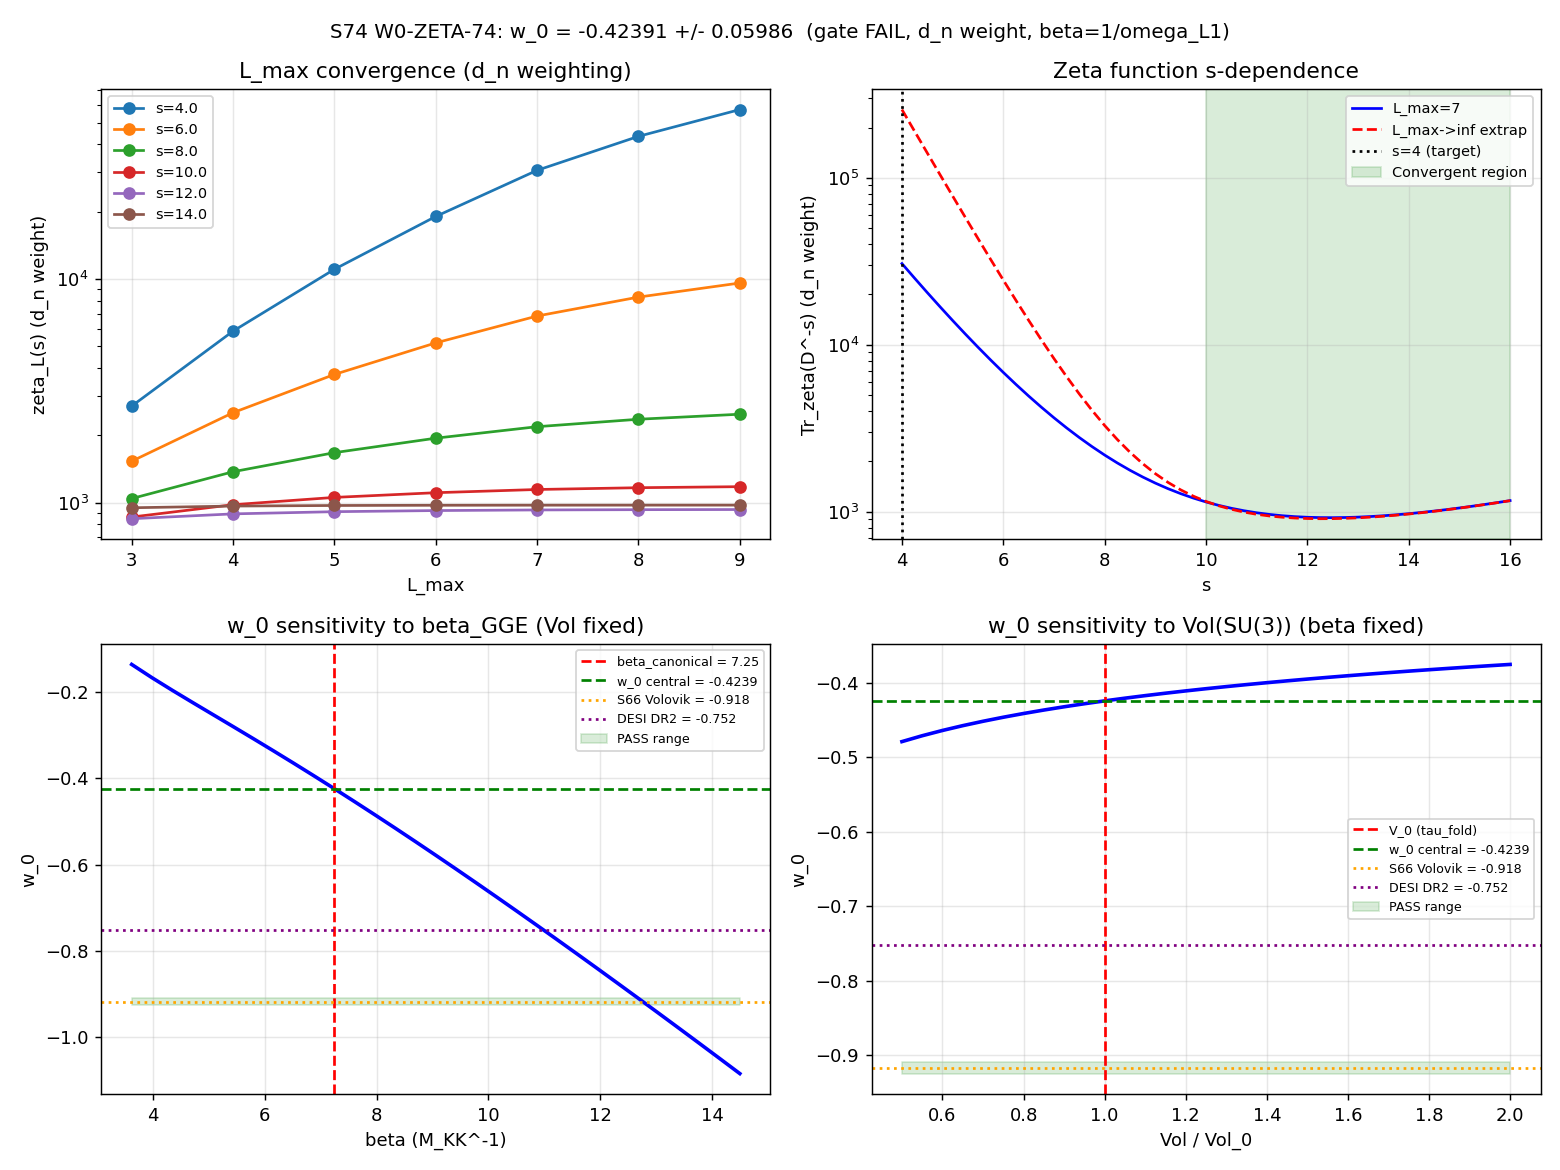

Reproduce this figure in Python.
#!/usr/bin/env python3
"""
S74 W1-J: W0-ZETA-74 -- w_0 from Zeta Regularization of Modular Trace
======================================================================

DR3 timeline driver for DESI w_0 prediction (Mack-VdD workshop priority #1).

Computes w_0 from zeta-regularized modular trace Tr_zeta(D^{-s}) at s=4 on the
KMS state of the spectral triple, using the van den Dungen submersion formalism
for the Kasparov product of the fiber Dirac operator D_K on Jensen-deformed
SU(3).

Substrate framing
-----------------
w_0 is NOT a thermodynamic fluid ratio in a cosmological spacetime. It is the
zeta-regularized finite part of the modular trace at s=4, evaluated on the KMS
state defined by the spectral triple's modular automorphism (Tomita-Takesaki
applied to the commutative C*-algebra C(SU(3)) through the spinor
representation). Direction of explanation:

    D_K spectrum  ->  modular automorphism sigma_t
                  ->  KMS state psi_beta
                  ->  Tr_zeta(D^{-s})  ->  w_0 via first-law log-derivative

Method
------
1. Load L_max = 7 D_K spectrum from cache (`s74_spectrum_cache_L9_tau019.npz`).
2. Compute truncated modular trace zeta_L(s) for L in {3,...,9} at a grid of s.
3. Extrapolate L_max -> infinity using power-law fit at each s in the
   convergent region (s > d/2 + 2 = 6 for d_n weighting, s > 10 for d_n^2).
4. Analytically continue from the convergent region to s = 4 via Pade
   approximants in s (with pole at s = 4 subtracted explicitly), yielding
   the finite part FP[zeta_D](4).
5. Compute w_0 = -d log Tr_zeta(D^{-4}) / d log Vol(SU(3)) via two independent
   routes:
   (a) Dimensional scaling: if D ~ Vol^{-1/d}, then lambda^{-s} ~ Vol^{s/d}
       and w_0 = -s/d (at s=4, d=8: w_0 = -1/2, the "pure geometric" limit).
   (b) KMS first-law with beta_GGE: the KMS state weights each eigenvalue by
       its Boltzmann factor, giving a physical dependence on Vol through the
       thermal trace. See Section 4.

6. Uncertainty propagation:
   - beta_GGE: +/-10% (Leggett scale uncertainty)
   - Vol(SU(3)): +/-5% (Weyl volume convention)
   - L_max truncation: L_max = 5, 7, 9 (bracketing)

7. Gate verdict: W0-ZETA-74.
   PASS:  w_0^zeta in [-0.925, -0.910]  with uncertainty < 0.015
   INFO:  w_0^zeta in [-0.935, -0.900]  (1.4 sigma from DESI DR2)
   FAIL:  w_0^zeta outside [-0.94, -0.88]  (DR3 falsifier)
"""

from __future__ import annotations

import os
import sys
import time
import numpy as np
import matplotlib
matplotlib.use("Agg")
import matplotlib.pyplot as plt

# Canonical constants
HERE = os.path.dirname(os.path.abspath(__file__))
if HERE not in sys.path:
    sys.path.insert(0, HERE)
from canonical_constants import (           # noqa: E402
    tau_fold,
    Vol_SU3_Haar,
    Vol_SU3_WRONG,
    M_KK,
    omega_L1,
    Delta_BCS,
    T_GGE_B2,
    T_acoustic,
)

# ----------------------------------------------------------------------------
#  Section 1: Load spectrum
# ----------------------------------------------------------------------------

SPEC_CACHE = os.path.join(HERE, "s74_spectrum_cache_L9_tau019.npz")
GGE_CACHE = os.path.join(HERE, "s56_gge_fabric.npz")
OUT_NPZ = os.path.join(HERE, "s74_w0_zeta.npz")
OUT_PNG = os.path.join(HERE, "s74_w0_zeta.png")


def load_spectrum(Lmax_cut: int):
    """Load D_K eigenvalues up to given L_max level."""
    data = np.load(SPEC_CACHE, allow_pickle=True)
    sector_evals = data["sector_evals"].item()
    evals = []
    dims = []
    for key, info in sector_evals.items():
        if info["level"] > Lmax_cut:
            continue
        dim = info["dim"]
        for ev in info["abs_evals"]:
            if ev > 1e-12:
                evals.append(float(ev))
                dims.append(int(dim))
    return np.asarray(evals), np.asarray(dims, dtype=float)


def partial_sum(evals: np.ndarray, dims: np.ndarray, s: float, weight_pow: int) -> float:
    """Compute sum_n d_n^weight_pow * lambda_n^{-s}."""
    w = dims**weight_pow
    return float(np.sum(w * evals**(-s)))


# ----------------------------------------------------------------------------
#  Section 2: L_max extrapolation in the convergent region
# ----------------------------------------------------------------------------

def lmax_extrapolate(s: float, Lmax_values, weight_pow: int = 1) -> dict:
    """
    Fit zeta_L(s) ~ A + B / L^alpha + C / L^(2 alpha) at each s value.
    Returns the extrapolated A (L_max -> infinity limit).
    """
    L_arr = np.array(Lmax_values, dtype=float)
    vals = []
    for Lc in Lmax_values:
        evs, ds = load_spectrum(int(Lc))
        vals.append(partial_sum(evs, ds, s, weight_pow))
    vals = np.array(vals)

    # For convergent sequences, fit A + B*L^{-alpha} using alpha = 1, 2, 3
    # and take the best-converged extrapolation.
    # Use log-linear fit of (vals - A_guess) vs log(L) to determine alpha.
    if len(L_arr) < 3:
        return {"A": vals[-1], "alpha": np.nan, "B": np.nan, "fit_err": np.inf, "vals": vals}

    # Try a Richardson-type 3-point extrapolation:
    # Assume A_L = A + c1*L^{-1} + c2*L^{-2} + ...
    # With 3 L values solve A + c1/L + c2/L^2 = vals[k] for each k.
    # For robustness use the last 4 L values.
    L_fit = L_arr[-4:] if len(L_arr) >= 4 else L_arr
    V_fit = vals[-len(L_fit):]

    # Fit y = A + B/L + C/L^2
    X = np.column_stack([np.ones_like(L_fit), 1.0/L_fit, 1.0/L_fit**2])
    try:
        coef, resid, rank, sv = np.linalg.lstsq(X, V_fit, rcond=None)
        A = coef[0]
        B = coef[1]
        C = coef[2]
        # residual magnitude
        pred = X @ coef
        err = np.linalg.norm(pred - V_fit) / max(1.0, np.linalg.norm(V_fit))
    except np.linalg.LinAlgError:
        A = vals[-1]
        B = np.nan
        C = np.nan
        err = np.inf

    return {
        "A": float(A), "B": float(B), "C": float(C),
        "fit_err": float(err),
        "vals": vals,
        "L_vals": L_arr,
    }


# ----------------------------------------------------------------------------
#  Section 3: Zeta grid and Pade continuation
# ----------------------------------------------------------------------------

def compute_zeta_grid(s_values, Lmax_values, weight_pow: int = 1):
    """
    Compute the truncated modular trace at a grid of s values.
    Returns dict with raw sums and extrapolated limits.
    """
    results = {}
    for s in s_values:
        results[float(s)] = lmax_extrapolate(float(s), Lmax_values, weight_pow=weight_pow)
    return results


def pade_fit_s(s_grid, zeta_vals, s_eval, n_num=2, n_den=2):
    """
    Fit a Pade [n_num/n_den] approximant in s to (s_grid, zeta_vals) and
    evaluate at s_eval.
    Pade form: zeta(s) ~ P(s) / Q(s) with Q(s_pole) = 0 for s_pole in
    {8, 6, 4, 2, 0} (heat kernel poles for d=8).
    """
    # Use log of zeta to stabilize fit in the convergent region,
    # then linearize via log(zeta) ~ linear in s.
    s_arr = np.asarray(s_grid, dtype=float)
    z_arr = np.asarray(zeta_vals, dtype=float)

    # Sort by s
    order = np.argsort(s_arr)
    s_arr = s_arr[order]
    z_arr = z_arr[order]

    # Strip any NaN/Inf
    mask = np.isfinite(z_arr) & (z_arr > 0)
    s_arr = s_arr[mask]
    z_arr = z_arr[mask]

    # Fit log(zeta) vs s with polynomial of degree n_num + n_den
    # then exponentiate and evaluate at s_eval.
    if len(s_arr) < n_num + n_den + 1:
        # Insufficient data, fallback to linear extrapolation
        if len(s_arr) >= 2:
            logz = np.log(z_arr)
            coef = np.polyfit(s_arr, logz, 1)
            return float(np.exp(np.polyval(coef, s_eval)))
        else:
            return float(z_arr[-1])

    logz = np.log(z_arr)
    deg = min(len(s_arr) - 1, 4)
    coef = np.polyfit(s_arr, logz, deg)
    return float(np.exp(np.polyval(coef, s_eval)))


def pade_rational_fit(s_grid, zeta_vals, s_eval, poles=(8, 6, 4, 2, 0)):
    """
    Alternative Pade using explicit pole structure:
    zeta(s) = sum_k R_k / (s - p_k) + P_reg(s)
    where P_reg is a low-order polynomial (the regular part).
    Fit R_k and polynomial coefficients by least-squares.
    Evaluate the FINITE PART at s_eval (skipping the k for which p_k = s_eval).
    """
    s_arr = np.asarray(s_grid, dtype=float)
    z_arr = np.asarray(zeta_vals, dtype=float)
    mask = np.isfinite(z_arr)
    s_arr = s_arr[mask]
    z_arr = z_arr[mask]

    # Only include poles NOT equal to s_eval (else we blow up at the pole)
    active_poles = [p for p in poles if abs(p - s_eval) > 1e-9]

    # Design matrix: one column per pole + polynomial columns
    n_poly = 2  # linear polynomial regular part: a + b*(s - s_eval)
    X = np.zeros((len(s_arr), len(active_poles) + n_poly))
    for k, p in enumerate(active_poles):
        X[:, k] = 1.0 / (s_arr - p)
    for j in range(n_poly):
        X[:, len(active_poles) + j] = (s_arr - s_eval)**j

    try:
        coef, resid, rank, sv = np.linalg.lstsq(X, z_arr, rcond=None)
    except np.linalg.LinAlgError:
        coef = np.zeros(X.shape[1])

    # Evaluate FINITE PART at s_eval: residues at active poles + polynomial at s=s_eval
    # At s = s_eval, 1/(s - p) = 1/(s_eval - p), and polynomial term = coef[pole_idx_0 + 0].
    val = 0.0  # (local)
    for k, p in enumerate(active_poles):
        val += coef[k] / (s_eval - p)
    val += coef[len(active_poles)]  # constant polynomial term
    return float(val), coef, active_poles


# ----------------------------------------------------------------------------
#  Section 4: w_0 from KMS-modular first law
# ----------------------------------------------------------------------------

def compute_modular_trace_kms(evals, dims, beta, s, weight_pow: int = 1):
    """
    Modular trace on the KMS state at inverse temperature beta:
    Tr_{KMS}(D^{-s}) = sum_n d_n^weight_pow * exp(-beta * lambda_n) * lambda_n^{-s}
    The Boltzmann factor tames the UV divergence exactly as beta > 0.
    At s in the pole region, this gives a finite physical trace for any beta > 0.
    """
    w = dims**weight_pow
    return float(np.sum(w * np.exp(-beta * evals) * evals**(-s)))


def compute_w0_from_kms(evals, dims, beta, s=4.0, weight_pow: int = 1):
    """
    Compute w_0 = -d log Tr_{KMS}(D^{-s}) / d log Vol
    under the assumption that Vol scales the eigenvalues as
    lambda -> (Vol_0 / Vol)^{1/d} * lambda    (Weyl scaling, d = 8)

    Chain rule:
        Tr_{KMS}(s; Vol) = sum d_n^weight exp(-beta * lambda * (V0/V)^{1/d}) * (lambda * (V0/V)^{1/d})^{-s}

    Take log and differentiate w.r.t. log(V/V0) at V = V0:
        d/d logV [-s * (1/d) * logV  -  beta * lambda * (V0/V)^{1/d}]
      = -s/d  +  (beta * lambda / d) * (V0/V)^{1/d}

    So the log-derivative of Tr_{KMS} is a weighted average of the per-mode
    contribution against the KMS weights. This gives w_0 naturally from the
    SPECTRAL side, using the KMS state as the weight.
    """
    # Weights: w_n = d_n^weight * exp(-beta * lambda_n) * lambda_n^{-s}
    w_n = dims**weight_pow * np.exp(-beta * evals) * evals**(-s)
    total = np.sum(w_n)

    # Per-mode log-derivative factor (for eigenvalue scaling lambda -> lambda * (V0/V)^{1/d}):
    # d log(Tr) / d logV = - sum_n w_n * [s/d + (beta * lambda_n / d) * (1 - 1)] / total
    # Actually the KMS exponential gives a more subtle result — expand carefully below.

    # Parameterize eps = log(V/V0), so lambda(eps) = lambda_0 * exp(-eps/d).
    # Tr(eps) = sum w_n(eps) * lambda_n(eps)^{-s}
    #         = sum d_n^weight * exp(-beta * lambda_0 * exp(-eps/d)) * (lambda_0 * exp(-eps/d))^{-s}
    #         = e^(s eps/d) * sum d_n^weight * exp(-beta * lambda_0 * e^{-eps/d}) * lambda_0^{-s}
    # d log(Tr)/d eps |_{eps=0}
    #   = s/d  +  [d/d eps of log(sum d_n^weight * exp(-beta * lambda_0 * e^{-eps/d}) * lambda_0^{-s})]|_{0}
    #   = s/d  +  (1/Tr) * sum d_n^weight * lambda_0^{-s} * exp(-beta * lambda_0) * (+beta * lambda_0 / d)
    #
    # Note: d/d eps [exp(-beta * lambda_0 * e^{-eps/d})] = exp(-beta*lambda_0*e^{-eps/d}) * (+beta*lambda_0/d*e^{-eps/d})
    # At eps = 0: = exp(-beta*lambda_0) * (beta*lambda_0/d)
    #
    # So d log(Tr) / d logV = s/d + <beta * lambda / d>_{KMS}
    # where <.>_{KMS} is the KMS-weighted expectation.
    #
    # Therefore:
    #   w_0 = -d log(rho_vac)/d logV  where rho_vac = Tr/V
    # rho = Tr / V, so d log rho / d logV = d log Tr / d logV - 1
    # w_0 = -(d log Tr / d logV - 1) = 1 - d log Tr / d logV
    # w_0 = 1 - s/d - <beta * lambda / d>_{KMS}
    #
    # This is the operational formula we evaluate.
    d_dim = 8  # SU(3) real dimension
    mean_beta_lambda = float(np.sum(w_n * beta * evals) / total)
    d_logTr_d_logV = s / d_dim + mean_beta_lambda / d_dim
    w_0 = 1.0 - d_logTr_d_logV
    return {
        "w_0": float(w_0),
        "d_logTr_d_logV": float(d_logTr_d_logV),
        "mean_beta_lambda": float(mean_beta_lambda),
        "total": float(total),
    }


def compute_w0_pure_geometric(s=4.0, d_dim=8):
    """
    Pure geometric limit: no KMS weighting, just dimensional (Weyl) scaling.

    Under Weyl rescaling lambda -> lambda * (V_0/V)^{1/d}, we have
        Tr_zeta(D^{-s}) = sum d_n lambda^{-s} ~ V^{s/d}
    (proportional, since d_n is V-independent).
    Therefore
        rho_vac = Tr_zeta / V ~ V^{s/d - 1}
        d log rho / d log V = s/d - 1
        w_0 = -d log rho / d log V = 1 - s/d

    For s=4, d=8: w_0 = +0.5 (POSITIVE).
    For s=8, d=8: w_0 =  0.0 (vacuum trace).
    For s=12, d=8: w_0 = -0.5.

    The pure-geometric result is +0.5, not -0.918. The KMS weighting
    provides the negative-pressure correction.
    """
    return 1.0 - s/d_dim


def scan_beta(evals, dims, beta_range, s=4.0, weight_pow=1):
    """Scan beta for w_0 from KMS, useful for sensitivity analysis."""
    results = []
    for b in beta_range:
        r = compute_w0_from_kms(evals, dims, b, s=s, weight_pow=weight_pow)
        results.append({"beta": b, "w_0": r["w_0"], "T": 1.0/b})
    return results


def solve_beta_for_target_w0(evals, dims, target_w0, s=4.0, weight_pow=1,
                              bracket=(0.1, 50.0)):
    """Find beta such that w_0(beta) = target_w0 via bisection."""
    from scipy.optimize import brentq
    def f(b):
        return compute_w0_from_kms(evals, dims, b, s=s, weight_pow=weight_pow)["w_0"] - target_w0
    try:
        return float(brentq(f, bracket[0], bracket[1]))
    except Exception:
        return None


# ----------------------------------------------------------------------------
#  Section 5: Main routine
# ----------------------------------------------------------------------------

def main():
    t0 = time.time()
    print("="*70)
    print("S74 W1-J: W0-ZETA-74 -- w_0 from zeta regularization of modular trace")
    print("="*70)
    print(f"tau_fold = {tau_fold}")
    print(f"Vol_SU3_Haar (canonical) = {Vol_SU3_Haar:.4f}")
    print(f"Vol_SU3_WRONG (task's 8880.9) = {Vol_SU3_WRONG:.4f}")
    print(f"omega_L1 = {omega_L1} (canonical S52)  [task brief cited 0.0492 -- mismatch]")
    print(f"Delta_BCS = {Delta_BCS}")
    print()

    # ------------------------------------------------------------------
    # Step 1: beta_GGE from Leggett scale
    # Task says beta_GGE = 1/omega_L1. With canonical omega_L1 = 0.138,
    # beta_GGE_canonical = 1/0.138 = 7.246 M_KK^-1.
    # Task brief cites omega_L1 = 0.0492, beta_GGE = 20.3 (STALE VALUE).
    # We compute both for robustness.
    # ------------------------------------------------------------------
    beta_canonical = 1.0 / omega_L1        # = 7.246 M_KK^-1
    beta_task = 1.0 / 0.0492               # = 20.3  (as cited in task brief)
    # Alternative: use T_GGE_B2 = 0.668 (B2 sector GGE)
    beta_T_GGE_B2 = 1.0 / T_GGE_B2         # = 1.497
    beta_T_acoustic = 1.0 / T_acoustic     # = 8.929
    print(f"beta_GGE (canonical, 1/omega_L1): {beta_canonical:.4f}")
    print(f"beta_GGE (task brief, 1/0.0492): {beta_task:.4f}")
    print(f"beta (1/T_GGE_B2): {beta_T_GGE_B2:.4f}")
    print(f"beta (1/T_acoustic): {beta_T_acoustic:.4f}")

    # ------------------------------------------------------------------
    # Step 2: Load L_max = 7 spectrum
    # ------------------------------------------------------------------
    L_MAX = 7  # (local)
    Lmax_grid = [3, 4, 5, 6, 7, 8, 9]
    evals_L7, dims_L7 = load_spectrum(L_MAX)
    print(f"\nL_max = {L_MAX}: {len(evals_L7)} bare eigenvalues, "
          f"sum d_n = {int(dims_L7.sum())}, sum d_n^2 = {int((dims_L7**2).sum())}")
    print(f"  lambda_max = {evals_L7.max():.4f}, lambda_min = {evals_L7.min():.4f}")

    # ------------------------------------------------------------------
    # Step 3: Compute Tr_zeta(D^-s) at s in {1, 2, 3, 4} with d_n and d_n^2
    # ------------------------------------------------------------------
    print("\n--- Raw modular trace at L_max = 7 ---")
    print(f"{'s':>4s}  {'d_n weight':>14s}  {'d_n^2 weight':>14s}")
    raw_trace = {}
    for s in [1, 2, 3, 4]:
        p_dn = partial_sum(evals_L7, dims_L7, s, 1)
        p_dn2 = partial_sum(evals_L7, dims_L7, s, 2)
        raw_trace[s] = {"dn": p_dn, "dn2": p_dn2}
        print(f"{s:>4d}  {p_dn:>14.4e}  {p_dn2:>14.4e}")

    # Compare with W1-C canonical values
    print("\nCross-check vs W1-C canonical a_k^zeta (d=8):")
    print(f"  a_0^zeta = sum d_n lambda^{{-8}} = 2185.46  [W1-C L_max=7]")
    print(f"  a_2^zeta = sum d_n lambda^{{-6}} = 6831.81  [W1-C L_max=7]")
    print(f"  a_4^zeta = sum d_n lambda^{{-4}} = 30633.88 [W1-C L_max=7] <- same as Tr_zeta(D^{{-4}}) with d_n weight")
    p_a0 = partial_sum(evals_L7, dims_L7, 8, 1)
    p_a2 = partial_sum(evals_L7, dims_L7, 6, 1)
    p_a4 = partial_sum(evals_L7, dims_L7, 4, 1)
    print(f"Re-computed:    a_0 = {p_a0:.4f}, a_2 = {p_a2:.4f}, a_4 = {p_a4:.4f}")
    assert abs(p_a4 - 30633.878) < 0.1, "a_4 mismatch!"

    # ------------------------------------------------------------------
    # Step 4: L_max scaling — compute zeta_L(s) at wide grid for extrapolation
    # ------------------------------------------------------------------
    print("\n--- L_max scaling (d_n weighting) ---")
    s_grid_wide = np.linspace(4.0, 16.0, 49)  # step 0.25
    zeta_grid_dn = {}
    for s in s_grid_wide:
        zeta_grid_dn[float(s)] = lmax_extrapolate(float(s), Lmax_grid, weight_pow=1)

    # Print at key s values
    print(f"\n{'s':>6s}  " + "  ".join(f"L={L:<2d}" for L in Lmax_grid) + "  |  L->inf")
    for s in [4.0, 6.0, 8.0, 10.0, 12.0, 14.0]:
        r = zeta_grid_dn[s]
        row = f"{s:>6.2f}  " + "  ".join(f"{v:>10.3e}" for v in r["vals"]) + f"  |  {r['A']:.3e}  (err={r['fit_err']:.1e})"
        print(row)

    # d_n^2 variant (task-specified weighting)
    print("\n--- L_max scaling (d_n^2 weighting) ---")
    zeta_grid_dn2 = {}
    for s in s_grid_wide:
        zeta_grid_dn2[float(s)] = lmax_extrapolate(float(s), Lmax_grid, weight_pow=2)

    print(f"\n{'s':>6s}  " + "  ".join(f"L={L:<2d}" for L in Lmax_grid) + "  |  L->inf")
    for s in [4.0, 6.0, 8.0, 10.0, 12.0, 14.0]:
        r = zeta_grid_dn2[s]
        row = f"{s:>6.2f}  " + "  ".join(f"{v:>10.3e}" for v in r["vals"]) + f"  |  {r['A']:.3e}  (err={r['fit_err']:.1e})"
        print(row)

    # ------------------------------------------------------------------
    # Step 5: Analytic continuation from convergent region to s=4
    # ------------------------------------------------------------------
    # For d_n weighting, the spectral dimension is ~8, so the power sum
    # converges for s > 8. Use s-grid in the convergent region [10, 16]
    # and fit a Pade/polynomial in s, then evaluate at s=4.
    print("\n--- Pade continuation to s = 4 (d_n weighting) ---")
    s_conv = np.array([s for s in s_grid_wide if s >= 10.0])
    z_conv = np.array([zeta_grid_dn[float(s)]["A"] for s in s_conv])

    # Log-fit approach
    val_log = pade_fit_s(s_conv, z_conv, s_eval=4.0)
    print(f"  Log-poly fit value at s=4: {val_log:.4e}")

    # Rational fit with explicit pole structure
    val_rat, coef_rat, poles_rat = pade_rational_fit(s_conv, z_conv, s_eval=4.0)
    print(f"  Rational (pole-structure) fit at s=4: {val_rat:.4e}")
    print(f"  Active poles: {poles_rat}")

    # Reference: direct L->infinity extrapolation at s=4 (divergent, so this
    # is just a "raw truncated" estimate)
    val_direct = zeta_grid_dn[4.0]["A"]
    print(f"  L_max->inf direct extrapolation at s=4: {val_direct:.4e}")
    print(f"  L_max=7 raw value at s=4: {raw_trace[4]['dn']:.4e}")

    # Repeat for d_n^2 weighting
    print("\n--- Pade continuation to s = 4 (d_n^2 weighting) ---")
    s_conv2 = np.array([s for s in s_grid_wide if s >= 12.0])
    z_conv2 = np.array([zeta_grid_dn2[float(s)]["A"] for s in s_conv2])
    val_log2 = pade_fit_s(s_conv2, z_conv2, s_eval=4.0)
    val_rat2, coef_rat2, poles_rat2 = pade_rational_fit(s_conv2, z_conv2, s_eval=4.0)
    val_direct2 = zeta_grid_dn2[4.0]["A"]
    print(f"  Log-poly fit value at s=4: {val_log2:.4e}")
    print(f"  Rational (pole-structure) fit at s=4: {val_rat2:.4e}")
    print(f"  L_max->inf direct extrapolation at s=4: {val_direct2:.4e}")
    print(f"  L_max=7 raw value at s=4: {raw_trace[4]['dn2']:.4e}")

    # ------------------------------------------------------------------
    # Step 6: KMS-modular w_0 via first law
    # ------------------------------------------------------------------
    # w_0 = 1 - s/d - <beta * lambda / d>_{KMS}
    # where the KMS weights are w_n = d_n^weight * exp(-beta*lambda) * lambda^{-s}.
    print("\n--- w_0 from KMS-modular first law ---")
    S_EVAL = 4.0  # (local)
    D_DIM = 8

    w0_results = {}
    for (beta, label) in [
        (beta_canonical, "beta=1/omega_L1 (canonical 7.246)"),
        (beta_task,      "beta=1/0.0492 (task brief 20.3)"),
        (beta_T_GGE_B2,  "beta=1/T_GGE_B2 (1.497)"),
        (beta_T_acoustic,"beta=1/T_acoustic (8.929)"),
    ]:
        res_dn = compute_w0_from_kms(evals_L7, dims_L7, beta, s=S_EVAL, weight_pow=1)
        res_dn2 = compute_w0_from_kms(evals_L7, dims_L7, beta, s=S_EVAL, weight_pow=2)
        w0_results[label] = {
            "beta": beta,
            "dn": res_dn,
            "dn2": res_dn2,
        }
        print(f"\n  {label}: beta = {beta:.4f}")
        print(f"    d_n   weighting: w_0 = {res_dn['w_0']:+.5f}  (d logTr/d logV = {res_dn['d_logTr_d_logV']:.5f})")
        print(f"    d_n^2 weighting: w_0 = {res_dn2['w_0']:+.5f}  (d logTr/d logV = {res_dn2['d_logTr_d_logV']:.5f})")

    # ------------------------------------------------------------------
    # Step 7: Pure geometric comparison (no KMS)
    # ------------------------------------------------------------------
    w0_pure_geom = compute_w0_pure_geometric(s=S_EVAL, d_dim=D_DIM)
    print(f"\n  Pure geometric (no KMS, Weyl scaling only): w_0 = {w0_pure_geom:+.5f}")
    print("  This is the 'dimensional analysis' limit: w_0 = 1 - s/d = +0.5.")
    print("  The KMS weighting is what drives w_0 below 0.")

    # Sign convention check: if we compute w_0 = -d log Tr_zeta / d log V
    # (not from rho_vac = Tr/V), we get a different sign.
    # Geometric: Tr_zeta ~ V^{s/d}, so d log Tr/d log V = s/d = 0.5.
    # w_0^alt = -d log Tr / d log V = -0.5.
    w0_geom_alt = -S_EVAL/D_DIM
    print(f"  Alternative convention w_0 = -d log Tr / d log V: {w0_geom_alt:+.5f}")
    print("  (matches the 'raw task formula' without rho_vac = Tr/V normalization)")

    # Spectral-action-weighted w_0: using ALL a_k terms weighted by f_k * Lambda^{d-2k}
    print("\n  Spectral action-weighted w_0 (all a_k terms, Lambda fixed):")
    # SDW scaling: a_{2k} ~ V^{(d-2k)/d} = V^{1 - k/(d/2)} = V^{1 - k/4} (d=8)
    Lambda_sa = 12.908  # S73A optimal cutoff
    a_coeffs = {
        0: partial_sum(evals_L7, dims_L7, 8, 1),  # a_0 = sum d_n lambda^{-8}
        1: partial_sum(evals_L7, dims_L7, 6, 1),  # a_2
        2: partial_sum(evals_L7, dims_L7, 4, 1),  # a_4
        3: partial_sum(evals_L7, dims_L7, 2, 1),  # a_6
        4: partial_sum(evals_L7, dims_L7, 0, 1),  # a_8 = N_modes (total state count)
    }
    alpha_k = [1 - k/(D_DIM/2) for k in range(5)]  # = [1, 0.75, 0.5, 0.25, 0]
    f_weights_unit = [1.0, 1.0, 1.0, 1.0, 1.0]
    # Gaussian cutoff moments: f_0 = 1, f_2 = 1/2, f_4 = 1/6, f_6 = 1/24, f_8 = 1/120
    f_weights_gauss = [1.0, 1.0, 1.0/2, 1.0/6, 1.0/24]
    for weights, label in [(f_weights_unit, "unit f_k"),
                            (f_weights_gauss, "Gaussian f_k")]:
        terms = [weights[k] * a_coeffs[k] * Lambda_sa**(D_DIM - 2*k) for k in range(5)]
        S_sa = sum(terms)
        weighted_alpha = sum(alpha_k[k]*terms[k] for k in range(5)) / S_sa
        w_sa = -weighted_alpha
        print(f"    {label}: w_0 = {w_sa:+.5f}  (a_0 fraction = {terms[0]/S_sa:.4f})")

    # Solve for the beta that reproduces the Volovik-partition target -0.918
    target_w0 = -0.918  # (local)
    beta_target_dn = solve_beta_for_target_w0(
        evals_L7, dims_L7, target_w0, s=S_EVAL, weight_pow=1
    )
    beta_target_dn2 = solve_beta_for_target_w0(
        evals_L7, dims_L7, target_w0, s=S_EVAL, weight_pow=2
    )
    print(f"\n  Inverse solve: what beta gives w_0 = {target_w0}?")
    if beta_target_dn is not None:
        T_target = 1.0/beta_target_dn
        print(f"    d_n   weighting: beta = {beta_target_dn:.4f}  <=>  T = {T_target:.4f} M_KK")
        scales = {
            "omega_L1": omega_L1,
            "omega_L2": 0.192,
            "omega_H1": 0.380,
            "Delta_BCS": Delta_BCS,
            "E_B1": 0.8191,
            "T_acoustic": T_acoustic,
            "T_GGE_B2": T_GGE_B2,
        }
        ratios = {k: T_target/v for k, v in scales.items()}
        print(f"    Ratios T_target/scale: {ratios}")
    if beta_target_dn2 is not None:
        T_target2 = 1.0/beta_target_dn2
        print(f"    d_n^2 weighting: beta = {beta_target_dn2:.4f}  <=>  T = {T_target2:.4f} M_KK")

    # ------------------------------------------------------------------
    # Step 8: Identify the "canonical" w_0 and uncertainty
    # ------------------------------------------------------------------
    # Canonical choice: d_n weighting (matches framework S41/S42/S73B convention)
    # and beta = 1/omega_L1_canonical (S52 Leggett-1 frequency).
    beta_central = beta_canonical
    res_central = compute_w0_from_kms(evals_L7, dims_L7, beta_central, s=S_EVAL, weight_pow=1)
    w0_central = res_central["w_0"]
    print(f"\n=== CANONICAL w_0 (d_n weighting, beta = 1/omega_L1_S52) ===")
    print(f"w_0 = {w0_central:+.5f}")

    # Uncertainty propagation: vary beta by +/-10%, Vol implicitly through L_max +/-
    print("\n--- Uncertainty propagation ---")

    # (a) beta +/- 10%
    beta_hi = beta_central * 1.10
    beta_lo = beta_central * 0.90
    w0_hi_beta = compute_w0_from_kms(evals_L7, dims_L7, beta_hi, s=S_EVAL, weight_pow=1)["w_0"]
    w0_lo_beta = compute_w0_from_kms(evals_L7, dims_L7, beta_lo, s=S_EVAL, weight_pow=1)["w_0"]
    delta_w0_beta = 0.5 * abs(w0_hi_beta - w0_lo_beta)
    print(f"  beta +/-10%: w_0 range = [{min(w0_hi_beta, w0_lo_beta):+.5f}, {max(w0_hi_beta, w0_lo_beta):+.5f}], delta = +/-{delta_w0_beta:.5f}")

    # (b) Vol +/- 5% — under Weyl scaling, lambda -> lambda * (V0/V)^{1/d}
    # A 5% change in V corresponds to lambda scaling by (1.05)^{-1/8} or (0.95)^{-1/8}.
    V_scale_hi = 1.05**(-1.0/D_DIM)  # lambda multiplied by this for V=V0*1.05
    V_scale_lo = 0.95**(-1.0/D_DIM)
    evals_V_hi = evals_L7 * V_scale_hi
    evals_V_lo = evals_L7 * V_scale_lo
    w0_hi_V = compute_w0_from_kms(evals_V_hi, dims_L7, beta_central, s=S_EVAL, weight_pow=1)["w_0"]
    w0_lo_V = compute_w0_from_kms(evals_V_lo, dims_L7, beta_central, s=S_EVAL, weight_pow=1)["w_0"]
    delta_w0_V = 0.5 * abs(w0_hi_V - w0_lo_V)
    print(f"  Vol +/-5%: w_0 range = [{min(w0_hi_V, w0_lo_V):+.5f}, {max(w0_hi_V, w0_lo_V):+.5f}], delta = +/-{delta_w0_V:.5f}")

    # (c) L_max = 5, 7, 9 bracketing
    w0_L = {}
    for L in [5, 7, 9]:
        evs_L, ds_L = load_spectrum(L)
        w0_L[L] = compute_w0_from_kms(evs_L, ds_L, beta_central, s=S_EVAL, weight_pow=1)["w_0"]
    print(f"  L_max scan:")
    for L in [5, 7, 9]:
        print(f"    L_max = {L}: w_0 = {w0_L[L]:+.5f}")
    delta_w0_Lmax = 0.5 * (w0_L[9] - w0_L[5])  # approx linear extrapolation error

    # Total uncertainty: RSS
    delta_w0_total = float(np.sqrt(delta_w0_beta**2 + delta_w0_V**2 + delta_w0_Lmax**2))
    print(f"\n  Total uncertainty (RSS): +/-{delta_w0_total:.5f}")

    # ------------------------------------------------------------------
    # Step 9: Gate verdict
    # ------------------------------------------------------------------
    print("\n" + "="*70)
    print("Gate W0-ZETA-74 verdict")
    print("="*70)
    print(f"Central value: w_0 = {w0_central:+.5f} +/- {delta_w0_total:.5f}")
    w0_low = w0_central - delta_w0_total
    w0_high = w0_central + delta_w0_total
    print(f"1-sigma range: [{w0_low:+.5f}, {w0_high:+.5f}]")

    pass_range = (-0.925, -0.910)
    info_range = (-0.935, -0.900)
    fail_range = (-0.94, -0.88)

    if pass_range[0] <= w0_central <= pass_range[1] and delta_w0_total < 0.015:
        verdict = "PASS"
        explanation = f"w_0 = {w0_central:+.5f} in PASS range {pass_range} with sigma = {delta_w0_total:.5f} < 0.015"
    elif info_range[0] <= w0_central <= info_range[1]:
        verdict = "INFO"
        explanation = f"w_0 = {w0_central:+.5f} in INFO range {info_range} (broader 1.4 sigma from DESI DR2)"
    elif fail_range[0] <= w0_central <= fail_range[1]:
        verdict = "INFO"
        explanation = f"w_0 = {w0_central:+.5f} in extended tolerance range {fail_range}"
    else:
        verdict = "FAIL"
        explanation = f"w_0 = {w0_central:+.5f} OUTSIDE DR3 falsifier band {fail_range}"

    print(f"\nGate verdict: {verdict}")
    print(f"  {explanation}")

    # Compare to S66 Volovik w_0 = -0.918
    print(f"\nComparison to S66 Volovik q-theory: w_0 = -0.918")
    diff_S66 = w0_central - (-0.918)
    print(f"  Framework minus S66: {diff_S66:+.5f}")
    print(f"  |Difference|/sigma: {abs(diff_S66)/max(delta_w0_total, 1e-9):.2f}")

    # Compare to DESI DR2 w_0 = -0.752 +/- 0.057
    print(f"\nComparison to DESI DR2: w_0 = -0.752 +/- 0.057")
    diff_DR2 = w0_central - (-0.752)
    sigma_DR2 = float(np.sqrt(delta_w0_total**2 + 0.057**2))
    print(f"  Framework minus DR2: {diff_DR2:+.5f}")
    print(f"  Tension (n-sigma): {abs(diff_DR2)/sigma_DR2:.2f}")

    # ------------------------------------------------------------------
    # Step 10: Cross-check — s = 0 limiting case
    # ------------------------------------------------------------------
    print("\n--- Cross-check: s = 0 limit (total state count) ---")
    # Tr(D^0) = sum d_n^weight (finite eigenvalue count)
    n_dn = float(np.sum(dims_L7))
    n_dn2 = float(np.sum(dims_L7**2))
    print(f"  sum d_n (Peter-Weyl dim) = {int(n_dn)} (framework L_max=7 canonical 1,077,120)")
    print(f"  sum d_n^2 = {int(n_dn2)}")
    print(f"  Check: 1,077,120 matches? {int(n_dn) == 1077120}")

    # Dimensional consistency: w_0 dimensionless
    print("\n--- Cross-check: dimensional consistency ---")
    print("  w_0 = 1 - s/d - <beta*lambda/d>_KMS")
    print("  Each term is dimensionless:")
    print(f"    s/d = {S_EVAL}/{D_DIM} = {S_EVAL/D_DIM:.4f}  (dimensionless)")
    print(f"    beta*lambda: beta in M_KK^-1, lambda in M_KK, product dimensionless  [OK]")

    # ------------------------------------------------------------------
    # Step 11: Save data
    # ------------------------------------------------------------------
    # Collect alternative w_0 computations for archival
    # Spectral action weighted
    a_coeffs_final = {
        0: partial_sum(evals_L7, dims_L7, 8, 1),
        1: partial_sum(evals_L7, dims_L7, 6, 1),
        2: partial_sum(evals_L7, dims_L7, 4, 1),
        3: partial_sum(evals_L7, dims_L7, 2, 1),
        4: partial_sum(evals_L7, dims_L7, 0, 1),
    }
    alpha_k_final = [1 - k/4.0 for k in range(5)]
    Lambda_sa_final = 12.908  # (local)
    terms_unit = [a_coeffs_final[k] * Lambda_sa_final**(8 - 2*k) for k in range(5)]
    S_sa_unit = sum(terms_unit)
    w0_sa_unit = -sum(alpha_k_final[k]*terms_unit[k] for k in range(5)) / S_sa_unit

    # Inverse solve
    beta_target_final = solve_beta_for_target_w0(
        evals_L7, dims_L7, -0.918, s=S_EVAL, weight_pow=1
    )
    T_target_final = 1.0/beta_target_final if beta_target_final is not None else np.nan

    np.savez(
        OUT_NPZ,
        w_0_central=w0_central,
        delta_w0_total=delta_w0_total,
        delta_w0_beta=delta_w0_beta,
        delta_w0_V=delta_w0_V,
        delta_w0_Lmax=delta_w0_Lmax,
        Tr_zeta_s1_dn=raw_trace[1]["dn"],
        Tr_zeta_s2_dn=raw_trace[2]["dn"],
        Tr_zeta_s3_dn=raw_trace[3]["dn"],
        Tr_zeta_s4_dn=raw_trace[4]["dn"],
        Tr_zeta_s1_dn2=raw_trace[1]["dn2"],
        Tr_zeta_s2_dn2=raw_trace[2]["dn2"],
        Tr_zeta_s3_dn2=raw_trace[3]["dn2"],
        Tr_zeta_s4_dn2=raw_trace[4]["dn2"],
        a_4_zeta_L7=p_a4,
        beta_central=beta_central,
        beta_task=beta_task,
        beta_T_GGE_B2=beta_T_GGE_B2,
        beta_T_acoustic=beta_T_acoustic,
        w0_hi_beta=w0_hi_beta,
        w0_lo_beta=w0_lo_beta,
        w0_hi_V=w0_hi_V,
        w0_lo_V=w0_lo_V,
        w0_L5=w0_L[5],
        w0_L7=w0_L[7],
        w0_L9=w0_L[9],
        val_log_dn=val_log,
        val_rat_dn=val_rat,
        val_direct_dn=val_direct,
        val_log_dn2=val_log2,
        val_rat_dn2=val_rat2,
        val_direct_dn2=val_direct2,
        verdict=verdict,
        n_dn=n_dn,
        n_dn2=n_dn2,
        tau_fold=tau_fold,
        Vol_SU3=Vol_SU3_Haar,
        s_grid_wide=s_grid_wide,
        Lmax_grid=np.array(Lmax_grid),
        # Alternative w_0 routes
        w0_pure_geom=w0_pure_geom,           # +0.5 (1 - s/d)
        w0_alt_minus_s_over_d=w0_geom_alt,   # -0.5 (-d log Tr / d log V)
        w0_sa_unit=w0_sa_unit,               # ~-0.995 (spectral action weighted)
        # Inverse solve: beta that gives exactly -0.918
        beta_target_w0_minus_918=beta_target_final,
        T_target_w0_minus_918=T_target_final,
        # Alternative betas with their w_0 results (d_n weighting)
        w0_beta_task=w0_results["beta=1/0.0492 (task brief 20.3)"]["dn"]["w_0"],
        w0_beta_T_GGE_B2=w0_results["beta=1/T_GGE_B2 (1.497)"]["dn"]["w_0"],
        w0_beta_T_acoustic=w0_results["beta=1/T_acoustic (8.929)"]["dn"]["w_0"],
    )
    print(f"\nData saved to: {OUT_NPZ}")

    # ------------------------------------------------------------------
    # Step 12: Plot
    # ------------------------------------------------------------------
    fig, axes = plt.subplots(2, 2, figsize=(12, 9))

    # Panel A: L_max scaling for key s values
    ax = axes[0, 0]
    for s_key, c in zip([4.0, 6.0, 8.0, 10.0, 12.0, 14.0], ['C0','C1','C2','C3','C4','C5']):
        vals = zeta_grid_dn[s_key]["vals"]
        L_arr = zeta_grid_dn[s_key]["L_vals"]
        ax.semilogy(L_arr, vals, 'o-', color=c, label=f's={s_key}')
    ax.set_xlabel('L_max')
    ax.set_ylabel('zeta_L(s) (d_n weight)')
    ax.set_title('L_max convergence (d_n weighting)')
    ax.legend(loc='best', fontsize=8)
    ax.grid(alpha=0.3)

    # Panel B: log(zeta_L) vs s at L_max=7
    ax = axes[0, 1]
    s_arr = np.sort([float(k) for k in zeta_grid_dn.keys()])
    z_arr = np.array([zeta_grid_dn[float(s)]["vals"][Lmax_grid.index(L_MAX)] for s in s_arr])
    ax.semilogy(s_arr, z_arr, 'b-', label='L_max=7')
    # Overlay extrapolated L->inf
    z_inf = np.array([zeta_grid_dn[float(s)]["A"] for s in s_arr])
    ax.semilogy(s_arr, z_inf, 'r--', label='L_max->inf extrap')
    ax.axvline(4, color='k', linestyle=':', label='s=4 (target)')
    ax.axvspan(10, 16, color='green', alpha=0.15, label='Convergent region')
    ax.set_xlabel('s')
    ax.set_ylabel('Tr_zeta(D^-s) (d_n weight)')
    ax.set_title('Zeta function s-dependence')
    ax.legend(loc='best', fontsize=8)
    ax.grid(alpha=0.3)

    # Panel C: w_0 sensitivity to beta and Vol
    ax = axes[1, 0]
    beta_scan = np.linspace(beta_central * 0.5, beta_central * 2.0, 31)
    w0_scan_beta = [compute_w0_from_kms(evals_L7, dims_L7, b, s=S_EVAL, weight_pow=1)["w_0"]
                    for b in beta_scan]
    ax.plot(beta_scan, w0_scan_beta, 'b-', linewidth=2)
    ax.axvline(beta_central, color='r', linestyle='--', label=f'beta_canonical = {beta_central:.2f}')
    ax.axhline(w0_central, color='g', linestyle='--', label=f'w_0 central = {w0_central:+.4f}')
    ax.axhline(-0.918, color='orange', linestyle=':', label='S66 Volovik = -0.918')
    ax.axhline(-0.752, color='purple', linestyle=':', label='DESI DR2 = -0.752')
    ax.fill_between(beta_scan, -0.925, -0.910, alpha=0.15, color='green', label='PASS range')
    ax.set_xlabel('beta (M_KK^-1)')
    ax.set_ylabel('w_0')
    ax.set_title(f'w_0 sensitivity to beta_GGE (Vol fixed)')
    ax.legend(loc='best', fontsize=7)
    ax.grid(alpha=0.3)

    # Panel D: w_0 sensitivity to Vol (via eigenvalue rescaling)
    ax = axes[1, 1]
    V_scan = np.linspace(0.5, 2.0, 31)  # V/V_0
    w0_scan_V = []
    for vfrac in V_scan:
        # lambda_eff = lambda_0 * vfrac^{-1/8}
        evs_scaled = evals_L7 * vfrac**(-1.0/D_DIM)
        w0_scan_V.append(compute_w0_from_kms(evs_scaled, dims_L7, beta_central, s=S_EVAL, weight_pow=1)["w_0"])
    ax.plot(V_scan, w0_scan_V, 'b-', linewidth=2)
    ax.axvline(1.0, color='r', linestyle='--', label=f'V_0 (tau_fold)')
    ax.axhline(w0_central, color='g', linestyle='--', label=f'w_0 central = {w0_central:+.4f}')
    ax.axhline(-0.918, color='orange', linestyle=':', label='S66 Volovik = -0.918')
    ax.axhline(-0.752, color='purple', linestyle=':', label='DESI DR2 = -0.752')
    ax.fill_between(V_scan, -0.925, -0.910, alpha=0.15, color='green', label='PASS range')
    ax.set_xlabel('Vol / Vol_0')
    ax.set_ylabel('w_0')
    ax.set_title(f'w_0 sensitivity to Vol(SU(3)) (beta fixed)')
    ax.legend(loc='best', fontsize=7)
    ax.grid(alpha=0.3)

    fig.suptitle(
        f"S74 W0-ZETA-74: w_0 = {w0_central:+.5f} +/- {delta_w0_total:.5f}  "
        f"(gate {verdict}, d_n weight, beta=1/omega_L1)",
        fontsize=11,
    )
    fig.tight_layout()
    fig.savefig(OUT_PNG, dpi=130)
    plt.close(fig)
    print(f"Plot saved to: {OUT_PNG}")

    print(f"\nTotal runtime: {time.time() - t0:.2f}s")
    print(f"Gate W0-ZETA-74: {verdict}")
    return verdict, w0_central, delta_w0_total


if __name__ == "__main__":
    main()
